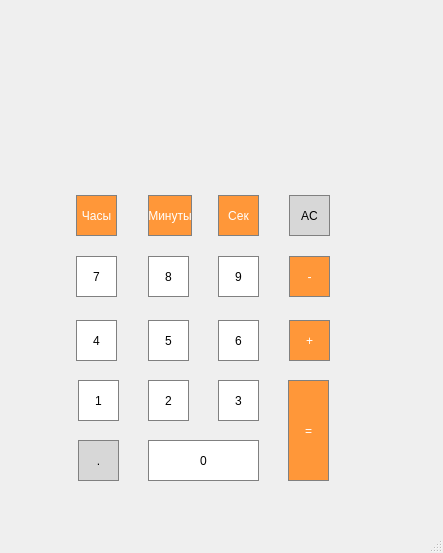
<?xml version="1.0" encoding="UTF-8"?>
<ui version="4.0">
 <class>MainWindow</class>
 <widget class="QMainWindow" name="MainWindow">
  <property name="geometry">
   <rect>
    <x>0</x>
    <y>0</y>
    <width>443</width>
    <height>553</height>
   </rect>
  </property>
  <property name="windowTitle">
   <string>MainWindow</string>
  </property>
  <widget class="QWidget" name="centralwidget">
   <widget class="QPushButton" name="pushButton_4">
    <property name="geometry">
     <rect>
      <x>76</x>
      <y>320</y>
      <width>41</width>
      <height>41</height>
     </rect>
    </property>
    <property name="styleSheet">
     <string notr="true">QPushButton {
  background-color: rgb(255, 255, 255);
   color: black;
   border: 1px solid gray;
}
QPushButton:pressed {
    background-color: qlineargradient(x1: 0, y1: 0, x2: 0, y2: 1,
                                      stop: 0 #dadbde, stop: 1 #f6f7fa);
}</string>
    </property>
    <property name="text">
     <string>4</string>
    </property>
   </widget>
   <widget class="QPushButton" name="pushButton_2">
    <property name="geometry">
     <rect>
      <x>148</x>
      <y>380</y>
      <width>41</width>
      <height>41</height>
     </rect>
    </property>
    <property name="styleSheet">
     <string notr="true">QPushButton {
  background-color: rgb(255, 255, 255);
   color: black;
   border: 1px solid gray;
}
QPushButton:pressed {
    background-color: qlineargradient(x1: 0, y1: 0, x2: 0, y2: 1,
                                      stop: 0 #dadbde, stop: 1 #f6f7fa);
}</string>
    </property>
    <property name="text">
     <string>2</string>
    </property>
   </widget>
   <widget class="QPushButton" name="pushButton_minus">
    <property name="geometry">
     <rect>
      <x>289</x>
      <y>256</y>
      <width>41</width>
      <height>41</height>
     </rect>
    </property>
    <property name="styleSheet">
     <string notr="true">QPushButton {
  background-color: rgb(255, 151, 57);
  color: white; 
  border: 1px solid gray;
}

QPushButton:pressed {
    background-color: qlineargradient(x1: 0, y1: 0, x2: 0, y2: 1,
                                      stop: 0 #FF7832, stop: 1 #FF9739);
}</string>
    </property>
    <property name="text">
     <string>-</string>
    </property>
   </widget>
   <widget class="QPushButton" name="pushButton_equally">
    <property name="geometry">
     <rect>
      <x>288</x>
      <y>380</y>
      <width>41</width>
      <height>101</height>
     </rect>
    </property>
    <property name="styleSheet">
     <string notr="true">QPushButton {
  background-color: rgb(255, 151, 57);
  color: white; 
  border: 1px solid gray;
}

QPushButton:pressed {
    background-color: qlineargradient(x1: 0, y1: 0, x2: 0, y2: 1,
                                      stop: 0 #FF7832, stop: 1 #FF9739);
}</string>
    </property>
    <property name="text">
     <string>=</string>
    </property>
   </widget>
   <widget class="QPushButton" name="pushButton_7">
    <property name="geometry">
     <rect>
      <x>76</x>
      <y>256</y>
      <width>41</width>
      <height>41</height>
     </rect>
    </property>
    <property name="styleSheet">
     <string notr="true">QPushButton {
  background-color: rgb(255, 255, 255);
   color: black;
   border: 1px solid gray;
}
QPushButton:pressed {
    background-color: qlineargradient(x1: 0, y1: 0, x2: 0, y2: 1,
                                      stop: 0 #dadbde, stop: 1 #f6f7fa);
}</string>
    </property>
    <property name="text">
     <string>7</string>
    </property>
   </widget>
   <widget class="QPushButton" name="pushButton_dot">
    <property name="geometry">
     <rect>
      <x>78</x>
      <y>440</y>
      <width>41</width>
      <height>41</height>
     </rect>
    </property>
    <property name="styleSheet">
     <string notr="true">QPushButton {
  background-color: rgb(215, 215, 215);
  color: black;
  border: 1px solid gray;
}
QPushButton:pressed {
    background-color: qlineargradient(x1: 0, y1: 0, x2: 0, y2: 1,
                                      stop: 0 #BEBEBE, stop: 1 #D7D7D7);
}</string>
    </property>
    <property name="text">
     <string>.</string>
    </property>
   </widget>
   <widget class="QPushButton" name="pushButton_8">
    <property name="geometry">
     <rect>
      <x>148</x>
      <y>256</y>
      <width>41</width>
      <height>41</height>
     </rect>
    </property>
    <property name="styleSheet">
     <string notr="true">QPushButton {
  background-color: rgb(255, 255, 255);
   color: black;
   border: 1px solid gray;
}
QPushButton:pressed {
    background-color: qlineargradient(x1: 0, y1: 0, x2: 0, y2: 1,
                                      stop: 0 #dadbde, stop: 1 #f6f7fa);
}</string>
    </property>
    <property name="text">
     <string>8</string>
    </property>
   </widget>
   <widget class="QPushButton" name="pushButton_plus">
    <property name="geometry">
     <rect>
      <x>289</x>
      <y>320</y>
      <width>41</width>
      <height>41</height>
     </rect>
    </property>
    <property name="styleSheet">
     <string notr="true">QPushButton {
  background-color: rgb(255, 151, 57);
  color: white; 
  border: 1px solid gray;
}

QPushButton:pressed {
    background-color: qlineargradient(x1: 0, y1: 0, x2: 0, y2: 1,
                                      stop: 0 #FF7832, stop: 1 #FF9739);
}</string>
    </property>
    <property name="text">
     <string>+</string>
    </property>
   </widget>
   <widget class="QPushButton" name="pushButton_6">
    <property name="geometry">
     <rect>
      <x>218</x>
      <y>320</y>
      <width>41</width>
      <height>41</height>
     </rect>
    </property>
    <property name="styleSheet">
     <string notr="true">QPushButton {
  background-color: rgb(255, 255, 255);
   color: black;
   border: 1px solid gray;
}
QPushButton:pressed {
    background-color: qlineargradient(x1: 0, y1: 0, x2: 0, y2: 1,
                                      stop: 0 #dadbde, stop: 1 #f6f7fa);
}</string>
    </property>
    <property name="text">
     <string>6</string>
    </property>
   </widget>
   <widget class="QPushButton" name="pushButton_1">
    <property name="geometry">
     <rect>
      <x>78</x>
      <y>380</y>
      <width>41</width>
      <height>41</height>
     </rect>
    </property>
    <property name="styleSheet">
     <string notr="true">QPushButton {
  background-color: rgb(255, 255, 255);
   color: black;
   border: 1px solid gray;
}
QPushButton:pressed {
    background-color: qlineargradient(x1: 0, y1: 0, x2: 0, y2: 1,
                                      stop: 0 #dadbde, stop: 1 #f6f7fa);
}</string>
    </property>
    <property name="text">
     <string>1</string>
    </property>
   </widget>
   <widget class="QPushButton" name="pushButton_clear">
    <property name="geometry">
     <rect>
      <x>289</x>
      <y>195</y>
      <width>41</width>
      <height>41</height>
     </rect>
    </property>
    <property name="styleSheet">
     <string notr="true">QPushButton {
  background-color: rgb(215, 215, 215);
  color: black;
  border: 1px solid gray;
}
QPushButton:pressed {
    background-color: qlineargradient(x1: 0, y1: 0, x2: 0, y2: 1,
                                      stop: 0 #BEBEBE, stop: 1 #D7D7D7);
}</string>
    </property>
    <property name="text">
     <string>AC</string>
    </property>
   </widget>
   <widget class="QPushButton" name="pushButton_5">
    <property name="geometry">
     <rect>
      <x>148</x>
      <y>320</y>
      <width>41</width>
      <height>41</height>
     </rect>
    </property>
    <property name="styleSheet">
     <string notr="true">QPushButton {
  background-color: rgb(255, 255, 255);
   color: black;
   border: 1px solid gray;
}
QPushButton:pressed {
    background-color: qlineargradient(x1: 0, y1: 0, x2: 0, y2: 1,
                                      stop: 0 #dadbde, stop: 1 #f6f7fa);
}</string>
    </property>
    <property name="text">
     <string>5</string>
    </property>
   </widget>
   <widget class="QLabel" name="oper_show">
    <property name="geometry">
     <rect>
      <x>210</x>
      <y>70</y>
      <width>121</width>
      <height>41</height>
     </rect>
    </property>
    <property name="styleSheet">
     <string notr="true">QLabel {
  qproperty-alignment: 'AlignVCenter| AlignRight';
  color: black;
  border: 1px solid gray;
}

background-color : white;</string>
    </property>
    <property name="text">
     <string/>
    </property>
   </widget>
   <widget class="QLabel" name="result_show">
    <property name="geometry">
     <rect>
      <x>70</x>
      <y>120</y>
      <width>261</width>
      <height>61</height>
     </rect>
    </property>
    <property name="font">
     <font>
      <pointsize>20</pointsize>
     </font>
    </property>
    <property name="styleSheet">
     <string notr="true">QLabel {
  qproperty-alignment: 'AlignVCenter| AlignRight';
  color: black;
  border: 1px solid gray;
}

background-color : white;</string>
    </property>
    <property name="text">
     <string/>
    </property>
   </widget>
   <widget class="QPushButton" name="pushButton_3">
    <property name="geometry">
     <rect>
      <x>218</x>
      <y>380</y>
      <width>41</width>
      <height>41</height>
     </rect>
    </property>
    <property name="styleSheet">
     <string notr="true">QPushButton {
  background-color: rgb(255, 255, 255);
   color: black;
   border: 1px solid gray;
}
QPushButton:pressed {
    background-color: qlineargradient(x1: 0, y1: 0, x2: 0, y2: 1,
                                      stop: 0 #dadbde, stop: 1 #f6f7fa);
}</string>
    </property>
    <property name="text">
     <string>3</string>
    </property>
   </widget>
   <widget class="QPushButton" name="pushButton_0">
    <property name="geometry">
     <rect>
      <x>148</x>
      <y>440</y>
      <width>111</width>
      <height>41</height>
     </rect>
    </property>
    <property name="styleSheet">
     <string notr="true">QPushButton {
  background-color: rgb(255, 255, 255);
   color: black;
   border: 1px solid gray;
}
QPushButton:pressed {
    background-color: qlineargradient(x1: 0, y1: 0, x2: 0, y2: 1,
                                      stop: 0 #dadbde, stop: 1 #f6f7fa);
}</string>
    </property>
    <property name="text">
     <string>0</string>
    </property>
   </widget>
   <widget class="QPushButton" name="pushButton_9">
    <property name="geometry">
     <rect>
      <x>218</x>
      <y>256</y>
      <width>41</width>
      <height>41</height>
     </rect>
    </property>
    <property name="styleSheet">
     <string notr="true">QPushButton {
  background-color: rgb(255, 255, 255);
   color: black;
   border: 1px solid gray;
}
QPushButton:pressed {
    background-color: qlineargradient(x1: 0, y1: 0, x2: 0, y2: 1,
                                      stop: 0 #dadbde, stop: 1 #f6f7fa);
}</string>
    </property>
    <property name="text">
     <string>9</string>
    </property>
   </widget>
   <widget class="QPushButton" name="pushButton_hour">
    <property name="geometry">
     <rect>
      <x>76</x>
      <y>195</y>
      <width>41</width>
      <height>41</height>
     </rect>
    </property>
    <property name="styleSheet">
     <string notr="true">QPushButton {
  background-color: rgb(255, 151, 57);
  color: white; 
  border: 1px solid gray;
}

QPushButton:pressed {
    background-color: qlineargradient(x1: 0, y1: 0, x2: 0, y2: 1,
                                      stop: 0 #FF7832, stop: 1 #FF9739);
}</string>
    </property>
    <property name="text">
     <string>Часы</string>
    </property>
   </widget>
   <widget class="QPushButton" name="pushButton_minute">
    <property name="geometry">
     <rect>
      <x>148</x>
      <y>195</y>
      <width>44</width>
      <height>41</height>
     </rect>
    </property>
    <property name="styleSheet">
     <string notr="true">QPushButton {
  background-color: rgb(255, 151, 57);
  color: white; 
  border: 1px solid gray;
}

QPushButton:pressed {
    background-color: qlineargradient(x1: 0, y1: 0, x2: 0, y2: 1,
                                      stop: 0 #FF7832, stop: 1 #FF9739);
}</string>
    </property>
    <property name="text">
     <string>Минуты</string>
    </property>
   </widget>
   <widget class="QPushButton" name="pushButton_sec">
    <property name="geometry">
     <rect>
      <x>218</x>
      <y>195</y>
      <width>41</width>
      <height>41</height>
     </rect>
    </property>
    <property name="styleSheet">
     <string notr="true">QPushButton {
  background-color: rgb(255, 151, 57);
  color: white; 
  border: 1px solid gray;
}

QPushButton:pressed {
    background-color: qlineargradient(x1: 0, y1: 0, x2: 0, y2: 1,
                                      stop: 0 #FF7832, stop: 1 #FF9739);
}</string>
    </property>
    <property name="text">
     <string>Сек</string>
    </property>
   </widget>
   <widget class="QLabel" name="oper_show_2">
    <property name="geometry">
     <rect>
      <x>70</x>
      <y>70</y>
      <width>121</width>
      <height>41</height>
     </rect>
    </property>
    <property name="styleSheet">
     <string notr="true">QLabel {
  qproperty-alignment: 'AlignVCenter| AlignRight';
  color: black;
  border: 1px solid gray;
}

background-color : white;</string>
    </property>
    <property name="text">
     <string/>
    </property>
   </widget>
   <widget class="QLabel" name="image">
    <property name="geometry">
     <rect>
      <x>-120</x>
      <y>0</y>
      <width>761</width>
      <height>541</height>
     </rect>
    </property>
    <property name="text">
     <string/>
    </property>
    <property name="pixmap">
     <pixmap>img/vss3pFiWtmo.jpg</pixmap>
    </property>
   </widget>
   <zorder>image</zorder>
   <zorder>pushButton_4</zorder>
   <zorder>pushButton_2</zorder>
   <zorder>pushButton_minus</zorder>
   <zorder>pushButton_7</zorder>
   <zorder>pushButton_dot</zorder>
   <zorder>pushButton_8</zorder>
   <zorder>pushButton_plus</zorder>
   <zorder>pushButton_6</zorder>
   <zorder>pushButton_1</zorder>
   <zorder>pushButton_clear</zorder>
   <zorder>pushButton_5</zorder>
   <zorder>pushButton_3</zorder>
   <zorder>pushButton_0</zorder>
   <zorder>pushButton_9</zorder>
   <zorder>pushButton_hour</zorder>
   <zorder>pushButton_minute</zorder>
   <zorder>pushButton_sec</zorder>
   <zorder>pushButton_equally</zorder>
   <zorder>result_show</zorder>
   <zorder>oper_show</zorder>
   <zorder>oper_show_2</zorder>
  </widget>
  <widget class="QStatusBar" name="statusbar"/>
 </widget>
 <resources/>
 <connections/>
</ui>
